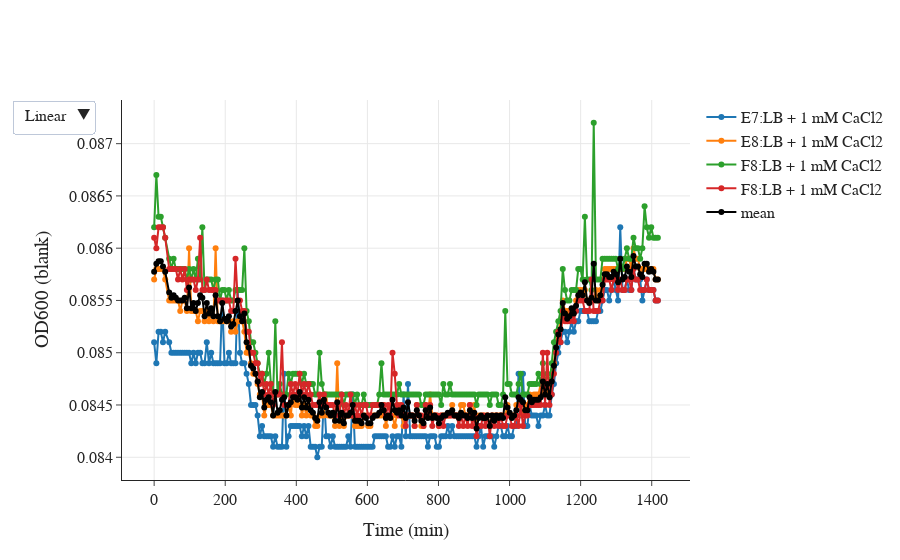

The cell this chart's notebook holds for it:
### Code cell
fig = go.Figure()
fig.add_trace(go.Scatter(
    x=xdata,
    y=ydata1,
    mode='lines+markers', # Style name/legend entry with html tags
    name='E7:LB + 1 mM CaCl2'# override default to connect the gaps
))

fig.add_trace(go.Scatter(
    x=xdata,
    y=ydata2,
    mode='lines+markers', # Style name/legend entry with html tags
    name='E8:LB + 1 mM CaCl2'# override default to connect the gaps
))

fig.add_trace(go.Scatter(
    x=xdata,
    y=ydata3,
    mode='lines+markers', # Style name/legend entry with html tags
    name='F8:LB + 1 mM CaCl2'# override default to connect the gaps
))

fig.add_trace(go.Scatter(
    x=xdata,
    y=ydata4,
    mode='lines+markers', # Style name/legend entry with html tags
    name='F8:LB + 1 mM CaCl2'# override default to connect the gaps
))

fig.add_trace(go.Scatter(
    x=xdata,
    y=ymean,
    mode='lines+markers', # Style name/legend entry with html tags
    line=dict(color='black'),
    name='mean'# override default to connect the gaps
))

fig.update_layout(template='simple_white',\
                  xaxis_title='Time (min)',\
                  yaxis_title='OD600 (blank)',\
                  updatemenus=[dict(\
                       buttons=[\
                                dict(label="Linear",  method="relayout", args=[{"yaxis.type": "linear"}]),\
                                dict(label="Log", method="relayout", args=[{"yaxis.type": "log"}]),\
                               ])])


#fig.add_vrect(x0=100, x1=xdata[-1], line_width=0, fillcolor="black", opacity=0.05)

#fig.add_annotation(x=470, y=0.0885,
#            text='average blank OD = '+str(ymean)[:6])

fig.update_xaxes(showgrid=True)
fig.update_yaxes(showgrid=True)
fig.layout.font.family = 'Arial'; fig.layout.font.size = 16

fig.show()
#fig.write_html("../data_240130/02_blank_ts.html")

### Figure 1 — Plotly figure (JSON) as saved in the notebook; plotly's stock layout.template omitted (floating-point values rounded to 4 significant figures; data arrays with more than 128 entries replaced by an {"elided": "..."} marker saying what was removed)
{"data": [{"mode": "lines+markers", "name": "E7:LB + 1 mM CaCl2", "type": "scatter", "x": {"elided": "228 float values"}, "y": {"elided": "228 float values"}}, {"mode": "lines+markers", "name": "E8:LB + 1 mM CaCl2", "type": "scatter", "x": {"elided": "228 float values"}, "y": {"elided": "228 float values"}}, {"mode": "lines+markers", "name": "F8:LB + 1 mM CaCl2", "type": "scatter", "x": {"elided": "228 float values"}, "y": {"elided": "228 float values"}}, {"mode": "lines+markers", "name": "F8:LB + 1 mM CaCl2", "type": "scatter", "x": {"elided": "228 float values"}, "y": {"elided": "228 float values"}}, {"line": {"color": "black"}, "mode": "lines+markers", "name": "mean", "type": "scatter", "x": {"elided": "228 float values"}, "y": {"elided": "228 float values"}}], "layout": {"font": {"family": "Arial", "size": 16}, "updatemenus": [{"buttons": [{"args": [{"yaxis.type": "linear"}], "label": "Linear", "method": "relayout"}, {"args": [{"yaxis.type": "log"}], "label": "Log", "method": "relayout"}]}], "xaxis": {"showgrid": true, "title": {"text": "Time (min)"}}, "yaxis": {"showgrid": true, "title": {"text": "OD600 (blank)"}}}}
